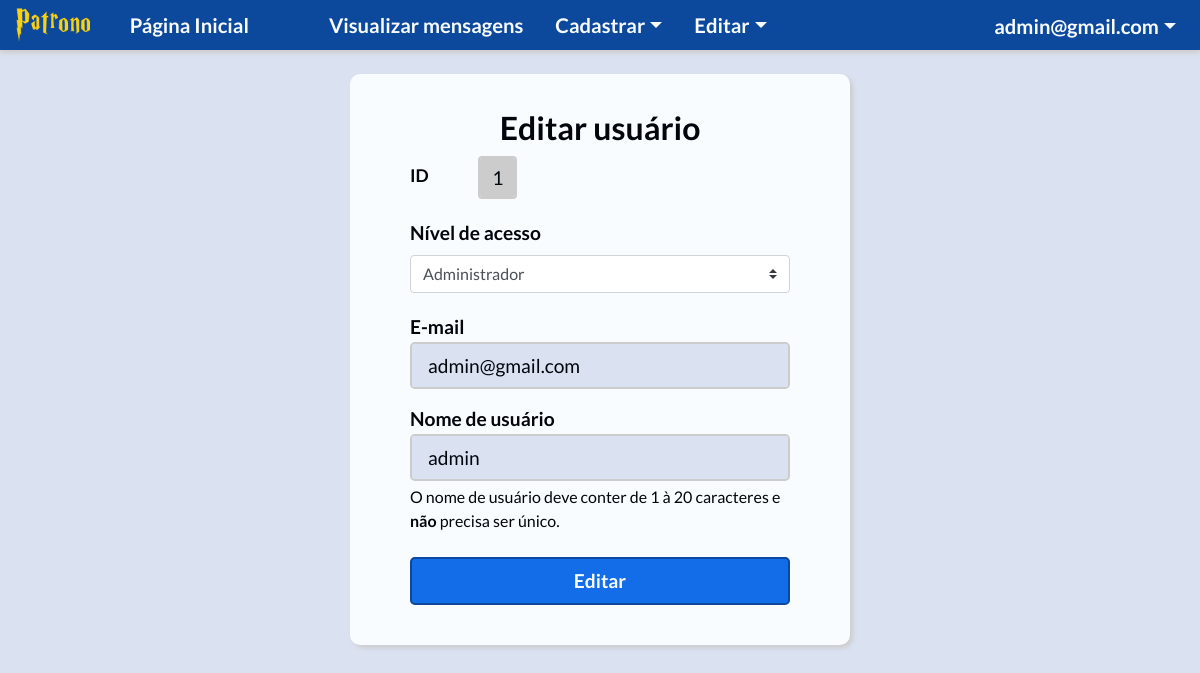
The app's page /php/admin/usuario-editar.php?id=1 (signed in) with its own data.
### tables this page shows
CREATE TABLE `usuario` (
  `id` int(11) NOT NULL,
  `email` varchar(255) DEFAULT NULL,
  `usuario` varchar(255) DEFAULT NULL,
  `senha` varchar(255) DEFAULT NULL,
  `data_cadastro` datetime DEFAULT NULL,
  `id_nivel` int(11) DEFAULT NULL
);

CREATE TABLE `usuario_nivel` (
  `id` int(11) NOT NULL,
  `nome` varchar(255) DEFAULT NULL
);

### php/admin/usuario-editar.php (the view, shortened to what this page needs)
<!DOCTYPE html>
<html lang="pt-br">
<head>
  <link rel="stylesheet" href="/patrono/css/bootstrap.min.css">
  <link rel="stylesheet" href="/patrono/css/header.css">
  <link rel="stylesheet" href="/patrono/css/style.css">
</head>
<body>
  <?php
    require_once('header.php');
    require('../../db.php');
    $id=$_GET['id'];
    if($_SESSION['nivel'] != 1) {
      echo "<script>alert('Você não possui permissão para acessar essa página!'); window.location.href='local.php';</script>";
    }
    else if($id=="") {
      echo "<script>window.location.href='usuario.php';</script>";
    }
    else {
      $consult = $pdo->query("SELECT * FROM usuario_nivel ORDER BY id DESC");
      $stmt = $pdo->prepare("SELECT *, u.id id_usuario FROM usuario u JOIN usuario_nivel n
      ON u.id_nivel = n.id WHERE u.id=$id");
      $stmt->execute();
      $result = $stmt->fetch(PDO::FETCH_ASSOC);
  ?>
  <div class="container container-light col-12 col-sm-10 col-lg-5">
    <h1 class="titulo">Editar usuário</h1>
    <div class="form-group row">
      <label for="id" class="col-sm-2 col-form-label bold">ID</label>
      <div class="col-sm-2">
        <input type="text" id="id" class="form-control" value="<?php if(isset($result['id_usuario'])){echo $result['id_usuario'];}?>" readonly>
      </div>
    </div>
    <form method="post" class="mx-auto">
      <div class="form-group">
        <label for="nivel" class="bold my-1">Nível de acesso</label>
        <select name="nivel" id="nivel" class="custom-select my-1 mr-sm-2">
          <?php while ($nivel = $consult->fetch(PDO::FETCH_ASSOC)) { ?>
            <option value="<?php echo $nivel['id'] ?>" <?php if ($nivel['id'] == $result['id_nivel']){ echo "selected"; } ?>>
              <?php echo $nivel['nome'] ?>
            </option>
          <?php } ?>
        </select>
      </div>
      <div class="form-group">
        <label for="email" class="my-0 bold">E-mail</label>
        <input type="email" name="email" id="email" class="form-control form-control-lg" placeholder="Digite o seu e-mail" value="<?php if(isset($result['email'])){echo $result['email'];}?>" required>
      </div>
      <div class="form-group mb-2">
        <label for="usuario" class="my-0 bold">Nome de usuário</label>
        <input type="usuario" name="usuario" id="usuario" class="form-control form-control-lg" placeholder="Digite o seu nome de usuário" min="1" max="20" value="<?php if(isset($result['usuario'])){echo $result['usuario'];}?>" required>
        <small id="passwordHelpBlock" class="form-text text-muted">O nome de usuário deve conter de 1 à 20 caracteres e <span class="bold">não</span> precisa ser único.</small>
      </div>
      <button type="submit" name="editar" class="btn btn-primary btn-lg btn-block bold mt-4 mb-3">Editar</button>
    </form>
    <?php
      if(isset($_POST["editar"])) {
        $email = $_POST['email'];
        $usuario = $_POST['usuario'];
        $nivel = $_POST['nivel'];
        try
        {
          $stmt = $pdo->prepare("UPDATE usuario SET email='$email',usuario='$usuario',id_nivel='$nivel' WHERE id=$id");
          $stmt->execute();
          $stmt = null;
          if($_SESSION['id'] == $result['id_usuario']) {
            echo "<script>alert('Dados editados com sucesso! Por favor, entre novamente.'); window.location.href='index.php'</script>";
          }
          else {
            echo "<script>alert('Dados editados com sucesso!'); window.location.href='usuario.php'</script>";
          }
        }
        catch(PDOException $e)
        {
          echo 'Error: ' . $e->getMessage();
        }
      }}
    ?>
  </div>
</body>
</html>

### css/style.css (style rules this page uses)
body { background-color: #dae2f2; font-family: 'Lato', sans-serif!important; font-size: 1.1rem; }
.container { border-radius: 10px; margin: 2% auto; padding: 2% 5%; }
.container-light { background-color: #f9fcff; box-shadow: 3px 3px 5px #ccc; color: #01050c; }
.bold { font-weight: 600; }
.titulo { font-family: 'Lato', sans-serif; font-size: 2rem; font-weight: 700; padding-top: 3%; text-align: center; }
.text-muted { color: #01050c!important; font-size: 1rem!important; }
label { font-size: 1.2rem; }
.form-control { background-color: #dae2f2; border: 2px solid #ccc; color: #01050c; font-size: 1.2rem; }
.form-control::placeholder { color: #333; }
.btn-primary { background-color: #136ce8; border: 2px solid #0c489c; color: #f9fcff; font-size: 1.2rem; }
.form-control:disabled, .form-control[readonly] { background-color: #ccc; }

### records on screen
usuario: id "1", nivel "Administrador", email "admin@gmail.com", usuario "admin"

### other values on screen
$_SESSION['email'] "admin@gmail.com"
